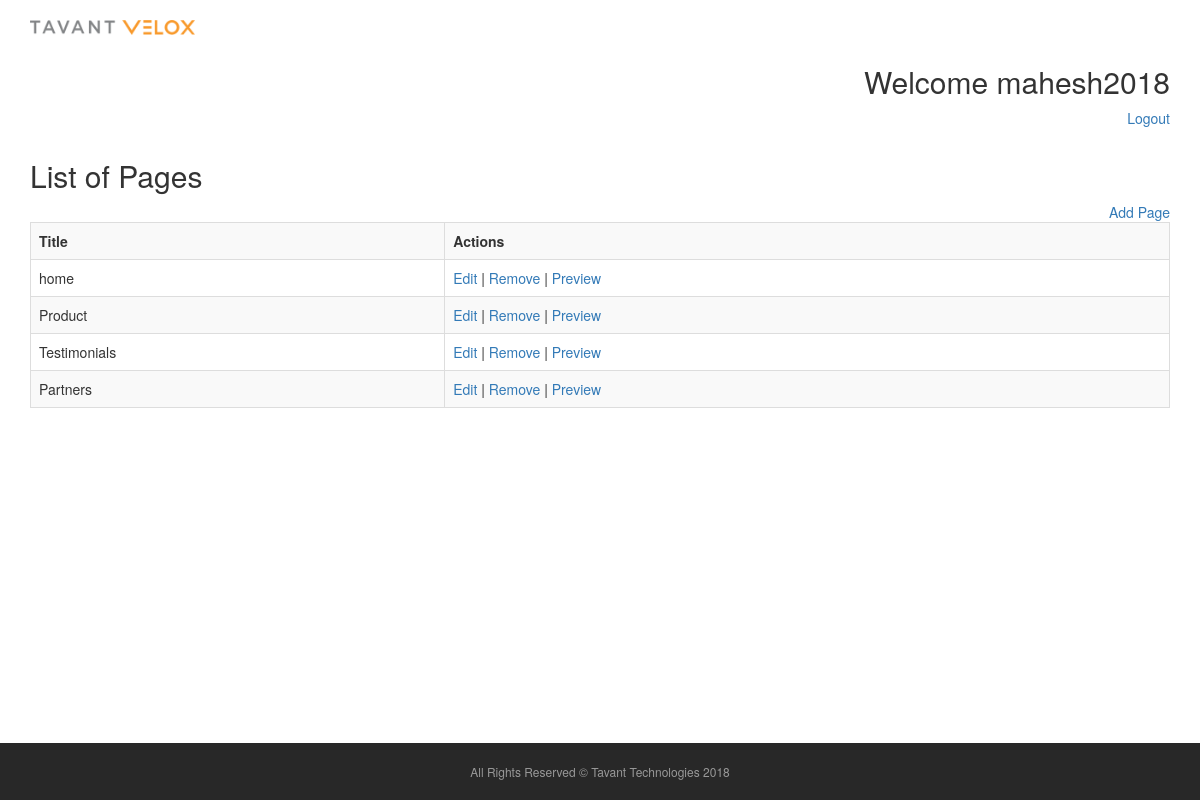
The page /app/tvx/velox_pages.php (signed in) on the database its author committed.
### tables this page shows
CREATE TABLE IF NOT EXISTS `velox_page` (
  `id` int(255) NOT NULL AUTO_INCREMENT,
  `title` varchar(5000) NOT NULL,
  `content` text NOT NULL,
  `url_alias` varchar(100) DEFAULT NULL,
  `last_revision` text,
  PRIMARY KEY (`id`)
);

### app/tvx/includes/config.php (called while the page is built, shortened)
<?php
try {
	$db = new PDO("mysql:host=".DBHOST.";charset=utf8mb4;dbname=".DBNAME, DBUSER, DBPASS);
    $db->setAttribute(PDO::ATTR_ERRMODE, PDO::ERRMODE_EXCEPTION);
    $db->setAttribute(PDO::ATTR_EMULATE_PREPARES, false);
} catch(PDOException $e) {
    echo '<p class="bg-danger">'.$e->getMessage().'</p>';
    exit;
}
include('classes/velox.php');
$velox = new Velox($db);
?>

### app/tvx/classes/velox.php (called while the page is built, shortened)
<?php
class Velox {
    private $_db;
    function __construct($db){
    	$this->_db = $db;
    }
	public function get_velox_pages(){
		try {
			$stmt = $this->_db->prepare('SELECT id,title FROM velox_page');
			$stmt->execute();
			return $stmt->fetchAll();
		} catch(PDOException $e) {
		    echo '<p class="bg-danger">'.$e->getMessage().'</p>';
		}
	}
}
?>

### app/tvx/velox_pages.php (the view, shortened to what this page needs)
<?php require('includes/config.php');
require('layout/header.php');
$rows = $velox->get_velox_pages();
?>
<div class="container">
		<?php require('layout/welcome.php'); ?>
		<div class="row">
			<div class="col-md-12">
			</div>
		</div>
	<div class="row">
		<div class="col-md-12">
		<h2>List of Pages</h2>
		</div>
	</div>
	<div class="row">
		<div class="col-md-12 text-right">
		<a href="add_page.php">Add Page</a>
		</div>
	</div>
	<div class="row">
	    <div class="col-md-12">
<table class="table table-bordered table-striped" width="100%" border="0" cellspacing="5" cellpadding="5">
  <tr>
  <th>Title</th>
  <th>Actions</th>
  </tr>
	<?php for ($i=0;$i<count($rows);$i++) { ?>
    <tr>
	<td><?php echo $rows[$i]['title'];?></td>
	<td><a href="edit_page.php?id=<?php echo $rows[$i]['id'];?>">Edit</a> | <a href="#" onclick="remove_page(<?php echo $rows[$i]['id'];?>)">Remove</a> | <a target="_blank" href="view_page.php?id=<?php echo $rows[$i]['id'];?>">Preview</a></td>
  </tr>
	<?php } ?>
</table>
		</div>
	</div>
</div>
<?php
require('layout/footer.php');
?>

### app/tvx/style/main.css (style rules this page uses)
a { text-decoration: none; }
html { min-height: 100%; position: relative; }
html body { margin-bottom: 60px; }

### rows shown on the page
velox_page: title "home"
velox_page: title "Product"
velox_page: title "Testimonials"
velox_page: title "Partners"

### other values the page prints
$_SESSION['username'] "mahesh2018"
